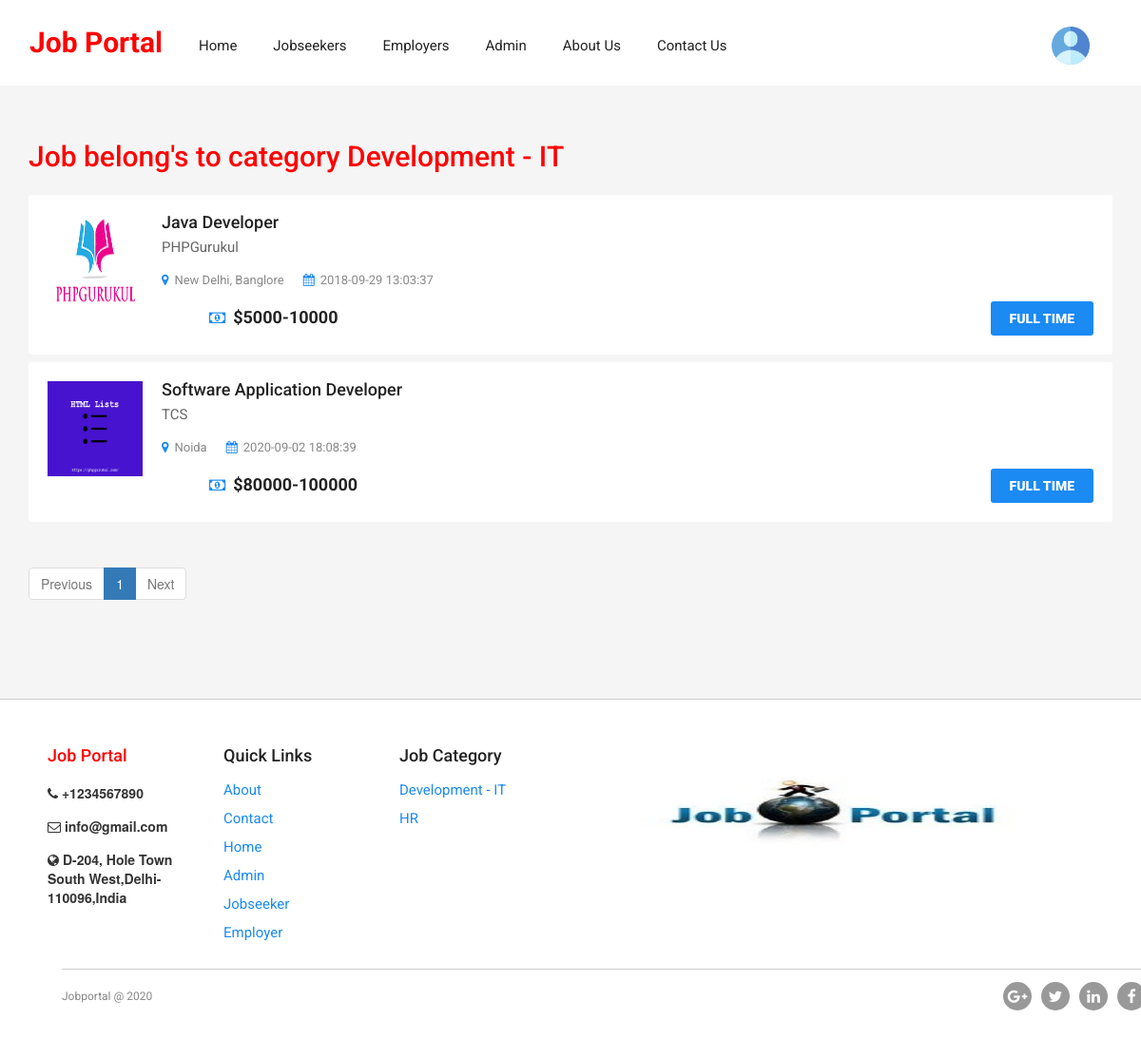
The app's page /view-categorywise-job.php?viewid=Development - IT with its own data.
### tables this page shows
CREATE TABLE `tbljobs` (
  `jobId` int(11) NOT NULL,
  `employerId` int(11) NOT NULL,
  `jobCategory` varchar(255) DEFAULT NULL,
  `jobTitle` varchar(255) DEFAULT NULL,
  `jobType` varchar(255) DEFAULT NULL,
  `salaryPackage` char(200) DEFAULT NULL,
  `skillsRequired` varchar(255) DEFAULT NULL,
  `experience` varchar(50) DEFAULT NULL,
  `jobLocation` varchar(255) DEFAULT NULL,
  `jobDescription` mediumtext DEFAULT NULL,
  `JobExpdate` date DEFAULT NULL,
  `postinDate` timestamp NULL DEFAULT current_timestamp(),
  `updationDate` timestamp NULL DEFAULT NULL ON UPDATE current_timestamp(),
  `isActive` int(1) NOT NULL
);

CREATE TABLE `tblemployers` (
  `id` int(11) NOT NULL,
  `ConcernPerson` varchar(150) DEFAULT NULL,
  `EmpEmail` varchar(250) DEFAULT NULL,
  `EmpPassword` varchar(250) DEFAULT NULL,
  `CompnayName` varchar(255) DEFAULT NULL,
  `CompanyTagline` mediumtext DEFAULT NULL,
  `CompnayDescription` mediumtext DEFAULT NULL,
  `CompanyUrl` varchar(255) DEFAULT NULL,
  `CompnayLogo` varchar(200) DEFAULT NULL,
  `noOfEmployee` char(10) DEFAULT NULL,
  `industry` varchar(255) DEFAULT NULL,
  `typeBusinessEntity` varchar(255) DEFAULT NULL,
  `lcation` varchar(255) DEFAULT NULL,
  `establishedIn` char(200) DEFAULT NULL,
  `RegDtae` timestamp NULL DEFAULT current_timestamp(),
  `LastUpdationDate` timestamp NOT NULL DEFAULT current_timestamp() ON UPDATE current_timestamp(),
  `Is_Active` int(1) DEFAULT NULL
);

CREATE TABLE `tblpages` (
  `ID` int(11) NOT NULL,
  `PageType` varchar(200) DEFAULT NULL,
  `PageTitle` mediumtext DEFAULT NULL,
  `PageDescription` longtext DEFAULT NULL,
  `Email` varchar(200) NOT NULL,
  `MobileNumber` bigint(10) NOT NULL,
  `UpdationDate` timestamp NULL DEFAULT NULL ON UPDATE current_timestamp()
);

### view-categorywise-job.php (the view, shortened to what this page needs)
<?php
include('includes/config.php');
?>
<!doctype html>
<html>
<head>
<link href="css/custom.css" rel="stylesheet" type="text/css">
<link href="css/bootstrap.css" rel="stylesheet" type="text/css">
<link href="css/color.css" rel="stylesheet" type="text/css">
<link href="css/responsive.css" rel="stylesheet" type="text/css">
<link href="css/owl.carousel.css" rel="stylesheet" type="text/css">
<link href="css/font-awesome.min.css" rel="stylesheet" type="text/css">
<link href="css/jquery.mCustomScrollbar.css" rel="stylesheet" type="text/css">
</head>
<body class="theme-style-1">
<div id="wrapper">
<?php include_once('includes/header.php');?>
  <div id="main">
    <section class="recent-row padd-tb">
      <div class="container">
        <div class="row">
          <div class="col-md-12 col-sm-8">
            <div id="content-area">
              <h2 style="color: red">Job belong's to category <?php  echo htmlentities($_GET['viewid']);?></h2>
              <ul id="myList">
<?php
         if (isset($_GET['page_no']) && $_GET['page_no']!="") {
  $page_no = $_GET['page_no'];
  } else {
    $page_no = 1;
        }
        $no_of_records_per_page = 5;
        $offset = ($page_no-1) * $no_of_records_per_page;
        $previous_page = $page_no - 1;
  $next_page = $page_no + 1;
$ret = "SELECT jobId FROM tbljobs";
$query1 = $dbh -> prepare($ret);
$query1->execute();
$total_rows=$query1->rowCount();
$total_no_of_pages = ceil($total_rows / $no_of_records_per_page);
  $vid=$_GET['viewid'];
$sql="SELECT tbljobs.*,tblemployers.CompnayLogo,tblemployers.CompnayName from tbljobs join tblemployers on tblemployers.id=tbljobs.employerId where tbljobs.jobCategory=:vid LIMIT $offset, $no_of_records_per_page";
$query = $dbh -> prepare($sql);
$query->bindParam(':vid',$vid,PDO::PARAM_STR);
$query->execute();
$results=$query->fetchAll(PDO::FETCH_OBJ);
$cnt=1;
if($query->rowCount() > 0)
{
foreach($results as $row)
{               ?>
                  <div class="box">
                    <div class="thumb"><a href="jobs-details.php?jid=<?php echo ($row->jobId);?>"><img src="employers/employerslogo/<?php echo $row->CompnayLogo;?>" width="100" height="100"></a></div>
                    <div class="text-col">
                      <h4><a href="jobs-details.php?jid=<?php echo ($row->jobId);?>"><?php  echo htmlentities($row->jobTitle);?></a></h4>
                      <p><?php  echo htmlentities($row->CompnayName);?></p>
                      <a href="jobs-details.php?jid=<?php echo ($row->jobId);?>" class="text"><i class="fa fa-map-marker"></i><?php  echo htmlentities($row->jobLocation);?></a> <a href="#" class="text"><i class="fa fa-calendar"></i><?php  echo htmlentities($row->postinDate);?> </a> </div>
                    <strong class="price"><i class="fa fa-money"></i>$<?php  echo htmlentities($row->salaryPackage);?></strong>
                    <?php if($row->jobType=="Full Time"){ ?><a href="jobs-details.php?jid=<?php echo ($row->jobId);?>" class="btn-1 btn-color-2 ripple"><?php  echo htmlentities($row->jobType);?></a>
<?php } if($row->jobType=="Contract") { ?>
<a href="jobs-details.php?jid=<?php echo ($row->jobId);?>" class="btn-1 btn-color-4 ripple"><?php  echo htmlentities($row->jobType);?></a>
<?php } if($row->jobType=="Freelance") { ?>
<a href="jobs-details.php?jid=<?php echo ($row->jobId);?>" class="btn-1 btn-color-3 ripple"><?php  echo htmlentities($row->jobType);?></a>
<?php } if($row->jobType=="Part Time") { ?>
<a href="jobs-details.php?jid=<?php echo ($row->jobId);?>" class="btn-1 btn-color-1 ripple"><?php  echo htmlentities($row->jobType);?></a>
<?php } ?>
                     </div>
<?php $cnt=$cnt+1;}} ?>
              </ul>
              <div align="left">
    <ul class="pagination">
<li <?php if($page_no <= 1){ echo "class='disabled'"; } ?>>
<a <?php if($page_no > 1){ echo "href='?page_no=$previous_page'"; } ?>>Previous</a>
</li>
<?php
if ($total_no_of_pages <= 10){
for ($counter = 1; $counter <= $total_no_of_pages; $counter++){
if ($counter == $page_no) {
echo "<li class='active'><a>$counter</a></li>";
}else{
echo "<li><a href='?page_no=$counter'>$counter</a></li>";
}
}
}
?>
<li <?php if($page_no >= $total_no_of_pages){ echo "class='disabled'"; } ?>>
<a <?php if($page_no < $total_no_of_pages) { echo "href='?page_no=$next_page'"; } ?>>Next</a>
</li>
</ul>
</div>
            </div>
          </div>
        </div>
      </div>
    </section>
  </div>
<?php include_once('includes/footer.php');?>
</div>
</body>
</html>

### includes/footer.php
 <footer id="footer">
    <div class="text-box box">
      <h4 style="color: red">Job Portal</h4>
<?php
$sql="SELECT * from tblpages where PageType='contactus'";
$query = $dbh -> prepare($sql);
$query->execute();
$results=$query->fetchAll(PDO::FETCH_OBJ);
$cnt=1;
if($query->rowCount() > 0)
{
foreach($results as $row)
{               ?>
  <ul>
      <li> <i class="fa fa-phone"></i> <strong>+<?php  echo htmlentities($row->MobileNumber);?></strong></li>
                    <li> <i class="fa fa-envelope-o"></i> <strong><?php  echo htmlentities($row->Email);?></strong> </li>
                    <li> <i class="fa fa-globe"></i> <strong><?php  echo htmlentities($row->PageDescription);?></strong> </li>
<?php $cnt=$cnt+1;}} ?></ul>
    </div>
    <div class="box">
      <h4>Quick Links</h4>
      <ul>
        <li><a href="about.php">About</a></li>
        <li><a href="contact.php">Contact</a></li>
        <li><a href="index.php">Home</a></li>
<?php if (strlen($_SESSION['jsid']==0)) {?>
        <li><a href="admin/index.php">Admin</a></li>
        <li><a href="my-profile.php">Jobseeker</a></li>
        <li><a href="employers/emp-login.php">Employer</a></li>
<?php } ?>
      </ul>
    </div>
    <div class="box">
      <h4>Job Category</h4>
      <ul>
<?php
$sql="SELECT jobCategory,count(jobId) as totaljobs from tbljobs group by jobCategory";
$query = $dbh -> prepare($sql);
$query->execute();
$results=$query->fetchAll(PDO::FETCH_OBJ);
foreach($results as $row)
{               ?>
        <li><a href="view-categorywise-job.php?viewid=<?php echo htmlentities ($row->jobCategory);?>"><?php  echo htmlentities($row->jobCategory);?></a></li> <?php } ?>
      </ul>
    </div>
    <div class="box">
      <img src="images/Untitled-design-1.jpg" width="500" height="150">
    </div>
    <div class="container">
      <div class="bottom-row"> <strong class="copyrights">Jobportal @ 2020 </strong>
        <div class="footer-social">
          <ul>
            <li><a href="#"><i class="fa fa-google-plus"></i></a></li>
            <li><a href="#"><i class="fa fa-twitter"></i></a></li>
            <li><a href="#"><i class="fa fa-linkedin"></i></a></li>
            <li><a href="#"><i class="fa fa-facebook-f"></i></a></li>
          </ul>
        </div>
      </div>
    </div>
  </footer>

### css/color.css (style rules this page uses)
#banner, .banner-outer .caption .holder form button[type="submit"]:hover, .browse-job-section, .user-option-col a.login-round, .user-option-col .dropdown-menu > li > a:hover, .user-option-col .dropdown-menu > li > a:focus, .user-option-col a.btn-login, .theme-style-1 a.btn-style-1, .popular-categories .box:hover, .popular-categories .box:hover, .btn-color-2, .sidebar .box .text-box a.btn-apply, .call-action-section, .price-table .box strong.amount:before, .price-table .box strong.amount:after, #footer form input[type="submit"], #cp_side-menu, .banner-2, #wrapper .header-2.cp_sticky, .process-section .icon-box, .btn-bg-color-1, .header-4, #inner-banner, .pagination-box .pager li > a:hover, .pagination-box .pager li > a:focus, .pagination-box .pager li.active a, .post-box .owl-next:hover, .post-box .owl-prev:hover, .post-section .comment-form form input[type="submit"], .signup-section .holder input[type="submit"], .upload-box .btn-file, .signup-section .holder b, .contact-form input[type="Submit"], .address-box address .fa, .candidates-search-bar form, .btn-row a.resume, .btn-row a.login, .summary-box .col:before, .progress-box .progress-bar span, .alphabets-row .col span, .alphabets-row .col:before, .icon-colo-1, .resum-form .accordion_cp, .resum-form input[type="submit"], .navbar-toggle { background-color:#1b8af3; }
#nav li:hover > a, .banner-outer .caption .holder form button[type="submit"], .banner-outer .caption .holder .btn-row a .fa, .cp_side-menu a .fa, .user-option-col a .fa, #content-area .box .text-col a.text .fa, #content-area .box strong.price .fa, .sidebar .box .text-box h4 a, .sidebar .box .text-box a.text .fa, .sidebar .box .text-box strong.price .fa, #content-area a.load-more .fa, .price-table .box h4, .price-table .box strong.amount sub, .testimonials-section .owl-prev:hover:before, .testimonials-section .owl-next:hover:before, .post-box .text-box strong.date .fa, .post-box .text-box strong.name, .post-box .text-box:hover h4 a, #footer .box ul li a, .bottom-row strong.copyrights a:hover, #content-area .box:hover h4 a, #popular-job-slider .owl-next:before, #popular-job-slider .owl-prev:before, .sidebar-jobs ul li a, .sidebar-jobs ul li span .fa, .pagination-box .pager li > a, .pagination-box .pager li > span, .sidebar .box .recent-post .text-box a .fa, .sidebar .box .recent-post .text-area a .fa, .sidebar .box .recent-post ul li:hover strong a, .sidebar .box .archives-box ul li a:hover, .post-box blockquote p, .testimonials-style-3 .box p, .testimonials-style-3 .col p, .input-box .fa, .check-box strong a:hover, .signup-section .holder em, .signup-section .holder em a, .signup-section .holder a.login, .candidates-search-bar form button[type="submit"], .resumes-section .box .text-box h4, .resumes-content .box .text-box strong .fa, .resumes-content .box .text-box span.price .fa, .tags a, .resumes-section a.load-more .fa, .related-people .text-box strong.name a, .related-people .text-box span .fa, .summary-box strong.title, .popular-companies .owl-next:before, .popular-companies .owl-prev:before, .alphabets-row a:hover, .alphabets a:hover, .theme-style-1 .account-option a.btn-style-1 .fa, #content-area .box .text-col p em, .job-detail ul li .fa { color:#1b8af3; }

### css/responsive.css (style rules this page uses)
@media (max-width: 1480px) { .bottom-row { margin: 30px 0 0 0; } }
@media (max-width: 1480px) { #footer .text-box, #footer .box { width:15%; margin:0 20px 0 0 } }
@media (max-width: 1900px) { #footer .text-box, #footer .box { width:15%; margin:0 20px 0 0 } }

### records on screen
tbljobs: employerId.CompnayLogo (picture), jobTitle "Java Developer", employerId.CompnayName "PHPGurukul", jobLocation "New Delhi, Banglore", postinDate "2018-09-29 13:03:37", salaryPackage "5000-10000", jobType "FULL TIME"
tbljobs: employerId.CompnayLogo (picture), jobTitle "Software Application Developer", employerId.CompnayName "TCS", jobLocation "Noida", postinDate "2020-09-02 18:08:39", salaryPackage "80000-100000", jobType "FULL TIME"
tblpages: MobileNumber "1234567890", Email "info@gmail.com", PageDescription "D-204, Hole Town South West,Delhi-110096,India"

### other values on screen
$_GET['viewid'] "Development - IT"
$row->jobCategory "Development - IT"
$row->jobCategory "HR"
